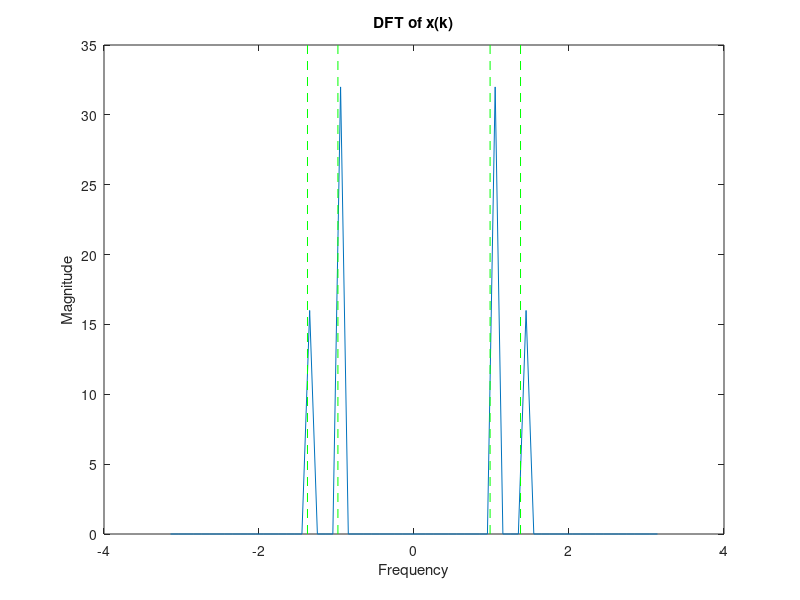

Write MATLAB code to recreate this figure.
%%%%%%%%%%%%%%%%%%%%%%%%%%%%%%%%%%%%%%%%%%%%%%%%%
%%%%%%%%%%%%%%%%%%%% TALLER 3 %%%%%%%%%%%%%%%%%%%
%%%%%%%%%%%%%%%%%%%%%%%%%%%%%%%%%%%%%%%%%%%%%%%%%

%%%%%%%%%%%%%%%%%%%% 2.1 FFT %%%%%%%%%%%%%%%%%%%%
clc;

% Crear una señal de prueba
x = [1 2 3 4 5 6 7 8];

% Realizar la transformada de Fourier
X = fft(x);

% Visualizar el resultado
disp(X);



%%
%%%%%%%%%%% 2.2 Simple vector signals %%%%%%%%%%%
clc;

% Establecer los valores de n, Ω1 y Ω2
n = 64;
Omega1 = 10*(2*pi/n);
Omega2 = 14*(2*pi/n);

% Crear la señal x(k)
k = 0:n-1;
x = cos(Omega1*k) + 0.5*cos(Omega2*k);

% Tomar la DFT de la señal x(k)
X = fft(x);

% Centrar la frecuencia cero en la trama
X_shifted = fftshift(X);

% Crear el vector de frecuencias
frequencies = linspace(-pi,pi,n);

% Graficar la DFT vs frecuencias
plot(frequencies, abs(X_shifted));

% Agregar líneas verticales en las frecuencias ±Ω1 y ±Ω2
line([-Omega2, -Omega2], ylim, 'Color', 'g', 'LineStyle', '--');
line([-Omega1, -Omega1], ylim, 'Color', 'g', 'LineStyle', '--');
line([Omega1, Omega1], ylim, 'Color', 'g', 'LineStyle', '--');
line([Omega2, Omega2], ylim, 'Color', 'g', 'LineStyle', '--');
hold on

title('DFT of x(k)');
xlabel('Frequency');
ylabel('Magnitude');


% PREGUNTAS:

% - Does the plot of the DFT agree with what you expected?

% La señal x(k) es una suma de dos COS con frecuencias Ω1 y Ω2. 
% Esperamos que la DFT de esta señal muestre picos en las dos frecuencias.
% Podemos ver que la gráfica generada por el código muestra picos en las 
% posiciones esperadas. Además, las líneas verticales punteadas trazadas 
% en las frecuencias Ω1 y Ω2 muestran que los picos están en las posiciones
% esperadas.
% Por lo tanto, podemos concluir que la gráfica de la DFT obtenida está de 
% acuerdo con nuestras expectativas teóricas.

